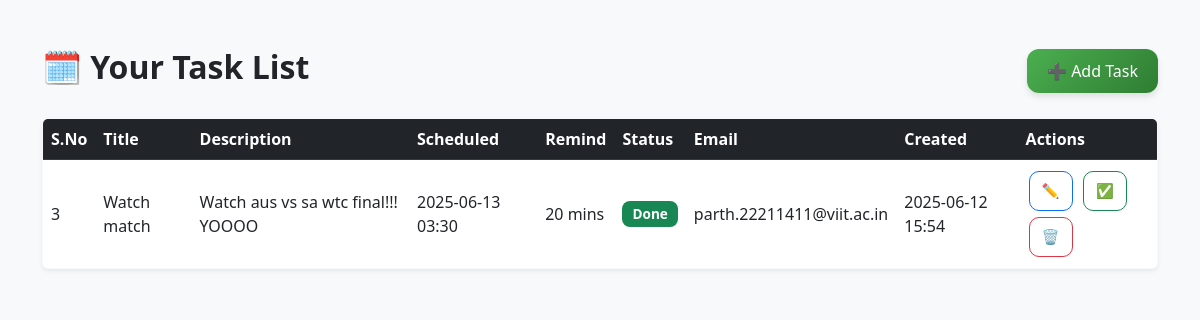
Before: / with the older database file.
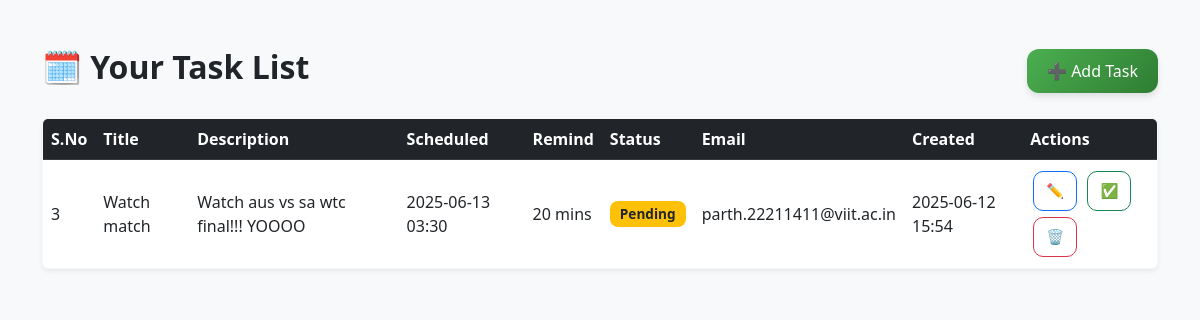
After: the same page with the newer database file.
### app.py (models this page shows)
class TaskSchedular(db.Model):
    sno = db.Column(db.Integer, primary_key=True)
    title = db.Column(db.String(200), nullable=False)
    description = db.Column(db.String(1000), nullable=True)
    scheduled_time = db.Column(db.DateTime, nullable=False)       # Task perform karne ka time
    remind_before = db.Column(db.Integer, default=10)             # Kitne min pehle notify karna hai
    user_email = db.Column(db.String(200), nullable=False)
    is_completed = db.Column(db.Boolean, default=False)           # Mark as done or not
    status = db.Column(db.String(20), default="Pending")          # Can be: Pending, Done, Cancelled, etc.
    date_created = db.Column(db.DateTime, default=datetime.utcnow)

### app.py (the view)
@app.route("/")
def home():
    allTasks = TaskSchedular.query.order_by(TaskSchedular.scheduled_time).all() # DOes here this mean we are fetching all entries with respect to all tasks sceduled time ?
    return render_template("allTasks.html" , tasks = allTasks)

### templates/allTasks.html (shortened to what this page needs)
<!DOCTYPE html>
<html lang="en">
<head>
    <link href="https://cdn.jsdelivr.net/npm/bootstrap@5.3.0/dist/css/bootstrap.min.css" rel="stylesheet">
</head>
<body>
<div class="container mt-5">
    <div class="d-flex justify-content-between align-items-center mb-4">
        <h2 class="fw-bold">🗓️ Your Task List</h2>
        <a href="/add" class="btn btn-modern">➕ Add Task</a>
    </div>
    <table class="table table-hover shadow-sm rounded border">
        <thead class="table-dark">
            <tr>
                <th>S.No</th>
                <th>Title</th>
                <th>Description</th>
                <th>Scheduled</th>
                <th>Remind</th>
                <th>Status</th>
                <th>Email</th>
                <th>Created</th>
                <th>Actions</th>
            </tr>
        </thead>
        <tbody>
            {% for task in tasks %}
            <tr>
                <td>{{ task.sno }}</td>
                <td>{{ task.title }}</td>
                <td>{{ task.description or '-' }}</td>
                <td>{{ task.scheduled_time.strftime('%Y-%m-%d %H:%M') }}</td>
                <td>{{ task.remind_before }} mins</td>
                <td>
                    {% if task.status == 'Done' %}
                        <span class="badge bg-success badge-custom">{{ task.status }}</span>
                    {% else %}
                        <span class="badge bg-warning text-dark badge-custom">{{ task.status }}</span>
                    {% endif %}
                </td>
                <td>{{ task.user_email }}</td>
                <td>{{ task.date_created.strftime('%Y-%m-%d %H:%M') }}</td>
                <td>
                    <a href="/update/{{ task.sno }}" class="btn btn-outline-primary btn-sm btn-action">✏️</a>
                    <a href="/complete/{{ task.sno }}" class="btn btn-outline-success btn-sm btn-action">✅</a>
                    <a href="/delete/{{ task.sno }}" class="btn btn-outline-danger btn-sm btn-action">🗑️</a>
                </td>
            </tr>
            {% else %}
            <tr>
                <td colspan="9" class="text-center">No tasks found.</td>
            </tr>
            {% endfor %}
        </tbody>
    </table>
</div>
</body>
</html>

### templates/allTasks.html (style rules this page uses)
body { background-color: #f8f9fa; font-family: 'Segoe UI', sans-serif; }
.btn-modern { background: linear-gradient(135deg, #4CAF50, #2E7D32); color: white; border: none; border-radius: 12px; padding: 10px 20px; font-weight: 500; font-size: 1rem; box-shadow: 0 4px 6px rgba(0,0,0,0.1); transition: all 0.3s ease; }
.btn-action { padding: 8px 12px; margin: 3px; border-radius: 10px; font-size: 0.9rem; }
.badge-custom { font-size: 0.85rem; padding: 6px 10px; border-radius: 8px; }
table { border-radius: 12px; overflow: hidden; }
td, th { vertical-align: middle; }

Changed rows visible on the page:
changed TaskSchedular "Watch match": status "Done" → "Pending"
